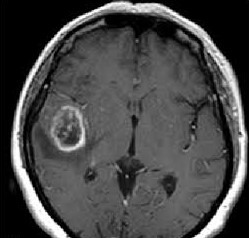
#> input picture Hafta4/test1.jpg, 249 x 238 px, found by its file name
$ jupyter execute --allow-errors 9HaftaOdev.ipynb
#> lines starting #> are read from the running program, lines starting #| are printed output that depends on the picture; after the words box and inside, x2 and y2 are one past the last pixel; in counts of white or black regions, pixels touching at a corner belong together
# 9. hafta ödev
Bu ödevde, COVID-19 BT görüntülerinde U-Net ile segmentasyon yapan tutorial'daki mantığı referans aldık. Ama ödevde model eğitimi yapmadık bunun yerine benzer mantıkla çalışan ve eğitim gerektirmeyen bölge büyütme (region growing) yöntemini tercih ettik.

Bu yöntem ile MR görüntülerindeki tümör bölgesini belirledik ve veri setinde bulunan gerçek maske (ground truth) görüntüleri ile elde edilen segmentasyon maskesini üst üste bindirerek Dice skorunu hesapladık.

Kodlar ve görüntüler aşağı detaylı şekilde verilmiştir.

**Bölge Büyütme (Region Growing):** Kullanıcı bir tohum noktası seçer. Algoritma seçilen noktadan başlar ve benzer piksel değerine sahip komşuları ekleyerek bölgeyi büyütür.

[cell 1]
import cv2
import numpy as np
import matplotlib.pyplot as plt
from google.colab import files
from skimage.segmentation import flood_fill

[cell 2]
#MR görüntüsünü yükle
mr_image = files.upload()
#> the answer given: test1.jpg
mr_dosya = list(mr_image.keys())[0]

[cell 3]
#görüntüyü oku/algıla
mr = cv2.imread(mr_dosya, cv2.IMREAD_GRAYSCALE)
#> mr is the input picture: shape (238, 249); min 0, max 255, mean 71.8
print(f"Görüntü boyutu: {mr.shape}")
#| Görüntü boyutu: (238, 249)

# görüntüyü göster (koordinat belirlemek için gerekli)
plt.figure(figsize=(8, 8))
plt.imshow(mr, cmap='gray')
plt.axis('on')  #koordinat
plt.grid(False)
plt.show()

[cell 4]
# koordinatları girip tohum noktasını belirledik

x = int(input("Tümörün x koordinatı"))
#> the answer given: 3
y = int(input("Tümörün y koordinatı"))
#> the answer given: 3
tohum = (y, x)

print(f" Tohum noktası: ({x}, {y})")

[cell 5]
#Bölge büyütme işlemi
tolerans = 25 #tohum noktasının piksel değerinin 25 üst ya da alt değeri alınır

segmentasyon = flood_fill(mr, tohum, 255, tolerance=tolerans)
segmentasyon = (segmentasyon == 255).astype(np.uint8) * 255
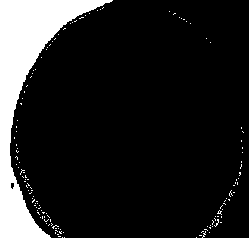
#> segmentasyon: shape (238, 249); 13.4% white; 134 white regions (133 under 20 px), largest, box (x1, y1, x2, y2) and area: (0, 0, 113, 238) 7635

[cell 6]
kernel = np.ones((3,3), np.uint8) #delikli sonuçlar elde edilirse bunu düzeltmek için önce close ile boşlıkları doldur sonra kenarları düzeltmek için open işlemi uygula
segmentasyon = cv2.morphologyEx(segmentasyon, cv2.MORPH_CLOSE, kernel)
#> segmentasyon: shape (238, 249); 13.9% white; 52 white regions (46 under 20 px), largest, box (x1, y1, x2, y2) and area: (0, 0, 113, 238) 7720, (199, 198, 230, 238) 172, (40, 212, 65, 238) 139, (26, 183, 33, 194) 36, (32, 196, 38, 206) 30, (229, 190, 235, 197) 21
segmentasyon = cv2.morphologyEx(segmentasyon, cv2.MORPH_OPEN, kernel)
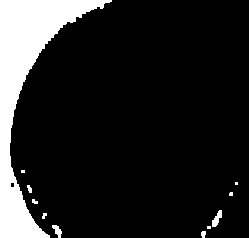
#> segmentasyon: shape (238, 249); 13.5% white; 11 white regions (4 under 20 px), largest, box (x1, y1, x2, y2) and area: (0, 0, 112, 238) 7693, (212, 210, 222, 227) 92, (52, 225, 62, 238) 71

[cell 7]
#  Sonuç
fig, axes = plt.subplots(1, 3, figsize=(15, 5))

axes[0].imshow(mr, cmap='gray')
axes[0].plot(x, y, 'ro', markersize=5)
axes[0].set_title('Tohum noktası')
axes[0].axis('off')

axes[1].imshow(segmentasyon, cmap='gray')
axes[1].set_title('Bölge büyütme')
axes[1].axis('off')

axes[2].imshow(mr, cmap='gray')
axes[2].imshow(segmentasyon, cmap='jet', alpha=0.5)
axes[2].set_title('Üst üste')
axes[2].axis('off')

plt.tight_layout()
plt.show()
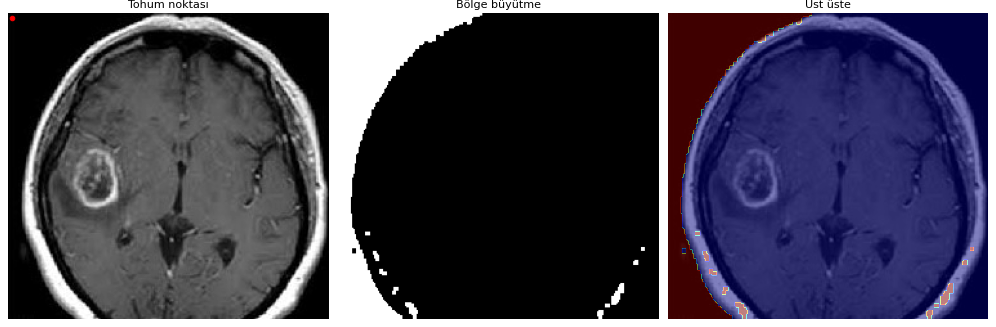
#> figure drawn by matplotlib, 3 panels

Üstteki işlemde verilen koordinatı tohum olarak belirledik ve bölge büyütme ile tümörün tespitini yaptık. Daha sonra orijinal görüntü ile üst üste bindirdik (piksel bazında olmasa bile tümörün ne kadar örtüştüğünü görmek için)

[cell 8]
maske_img = files.upload()
#> the answer given: gliomia.jpg
maske_dosya = list(maske_img.keys())[0]
maske = cv2.imread(maske_dosya, cv2.IMREAD_GRAYSCALE)
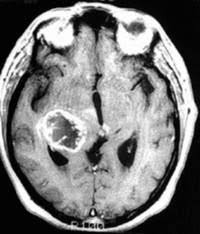
#> input picture Hafta4/gliomia.jpg, 200 x 234 px, found by its file name
#> maske is the input picture: shape (234, 200); min 0, max 255, mean 122.3

maske_binary = (maske > 128).astype(np.uint8) # maskeyi ikilik görüntü yapar
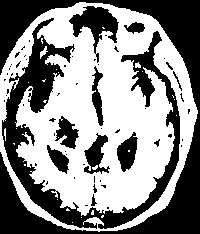
#> maske_binary: shape (234, 200); values 0 (black) and 1 (white), 54.1% white; 60 black regions (47 under 20 px), largest, box (x1, y1, x2, y2) and area: (0, 0, 200, 234) 10172, (2, 18, 180, 229) 7596, (69, 6, 119, 63) 1106
seg_binary = (segmentasyon > 128).astype(np.uint8) # segmente edilmiş görüntüyü ikilik görüntü yapar

#> (the rest of this cell did not finish here and is left out)

Dice değerini 0.8355 olarak hesapladık. Başarılı segmentasyonlar için bu değerin genellikle 0.80 üzerinde olması tercih edilmektedir. Elde ettiğimiz 0.8355 değeri bu kriteri sağladığı için sonucumuzu başarılı ve kabul edilebilir olduğunu düşünüyoruz.

Bu işlemi birkaç görüntü üzerinde uyguladık

[cell 9]
#MR görüntüsünü yükle
mr_image = files.upload()
#> the answer given: gliomia.jpg
mr_dosya = list(mr_image.keys())[0]

[cell 10]
#görüntüyü oku/algıla
mr = cv2.imread(mr_dosya, cv2.IMREAD_GRAYSCALE)
print(f"Görüntü boyutu: {mr.shape}")
#| Görüntü boyutu: (234, 200)

# görüntüyü göster (koordinat belirlemek için gerekli)
plt.figure(figsize=(8, 8))
plt.imshow(mr, cmap='gray')
plt.axis('on')  #koordinat
plt.grid(False)
plt.show()

[cell 11]
# koordinatları girip tohum noktasını belirledik

x = int(input("Tümörün x koordinatı"))
#> the answer given: 3
y = int(input("Tümörün y koordinatı"))
#> the answer given: 3
tohum = (y, x)

print(f" Tohum noktası: ({x}, {y})")

[cell 12]
#Bölge büyütme işlemi
tolerans = 25 #tohum noktasının piksel değerinin 25 üst ya da alt değeri alınır

segmentasyon = flood_fill(mr, tohum, 255, tolerance=tolerans)
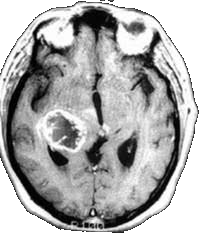
#> segmentasyon: shape (234, 200); min 0, max 255, mean 172.7
segmentasyon = (segmentasyon == 255).astype(np.uint8) * 255
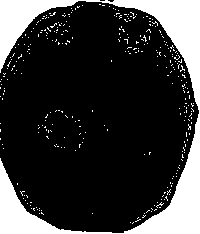
#> segmentasyon: shape (234, 200); 21.7% white; 317 white regions (316 under 20 px), largest, box (x1, y1, x2, y2) and area: (0, 0, 200, 234) 9441

[cell 13]
kernel = np.ones((3,3), np.uint8)
segmentasyon = cv2.morphologyEx(segmentasyon, cv2.MORPH_CLOSE, kernel)
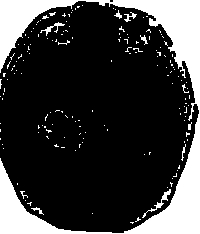
#> segmentasyon: shape (234, 200); 22.8% white; 163 white regions (152 under 20 px), largest, box (x1, y1, x2, y2) and area: (0, 0, 200, 234) 9759, (142, 189, 171, 218) 118, (40, 22, 65, 36) 83
segmentasyon = cv2.morphologyEx(segmentasyon, cv2.MORPH_OPEN, kernel)
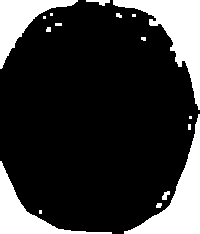
#> segmentasyon: shape (234, 200); 21.1% white; 17 white regions (7 under 20 px), largest, box (x1, y1, x2, y2) and area: (113, 0, 200, 110) 3059, (124, 114, 200, 234) 2804, (0, 161, 112, 234) 1864

[cell 14]
#  Sonuç
fig, axes = plt.subplots(1, 3, figsize=(12, 4))

axes[0].imshow(mr, cmap='gray')
axes[0].plot(x, y, 'ro', markersize=5)
axes[0].set_title('Tohum noktası')
axes[0].axis('off')

axes[1].imshow(segmentasyon, cmap='gray')
axes[1].set_title('Bölge büyütme')
axes[1].axis('off')

axes[2].imshow(mr, cmap='gray')
axes[2].imshow(segmentasyon, cmap='jet', alpha=0.5)
axes[2].set_title('Üst üste')
axes[2].axis('off')

plt.tight_layout()
plt.show()
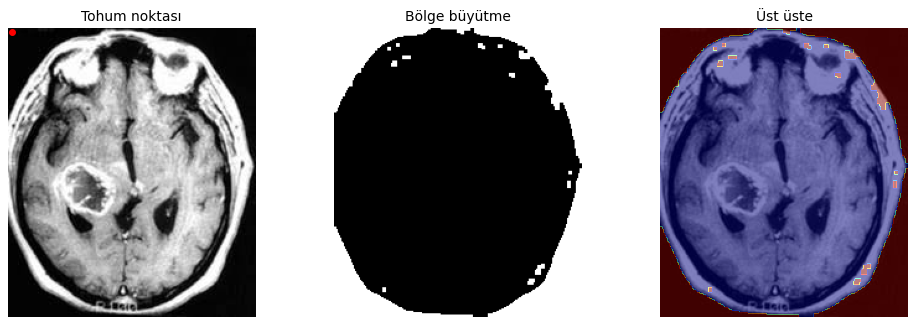
#> figure drawn by matplotlib, 3 panels

[cell 15]
maske_img = files.upload()
#> the answer given: gliomia.jpg
maske_dosya = list(maske_img.keys())[0]
maske = cv2.imread(maske_dosya, cv2.IMREAD_GRAYSCALE)

maske_binary = (maske > 128).astype(np.uint8) # maskeyi ikilik görüntü yapar
seg_binary = (segmentasyon > 128).astype(np.uint8) # segmente edilmiş görüntüyü ikilik görüntü yapar

intersection = np.sum(maske_binary * seg_binary)
#> intersection = 409
dice = (2. * intersection) / (np.sum(maske_binary) + np.sum(seg_binary) + 1e-6)
#> dice = 0.0233

print(f" Dice {dice:.4f}")
#|  Dice 0.0233

fig, axes = plt.subplots(1, 3, figsize=(15, 5))
axes[0].imshow(maske, cmap='gray')
axes[0].set_title('Gerçek Maske')
axes[0].axis('off')
axes[1].imshow(segmentasyon, cmap='gray')
axes[1].set_title('Bölge Büyütme')
axes[1].axis('off')
axes[2].imshow(maske, cmap='gray')
axes[2].imshow(segmentasyon, cmap='jet', alpha=0.5)
axes[2].set_title(f'Üst üste (Dice: {dice:.3f})')
axes[2].axis('off')
plt.show()

[cell 16]
#MR görüntüsünü yükle
mr_image = files.upload()
#> the answer given: gliomia.jpg
mr_dosya = list(mr_image.keys())[0]

mr = cv2.imread(mr_dosya, cv2.IMREAD_GRAYSCALE)
print(f"Görüntü boyutu: {mr.shape}")
#| Görüntü boyutu: (234, 200)

# görüntüyü göster (koordinat belirlemek için gerekli)
plt.figure(figsize=(8, 8))
plt.imshow(mr, cmap='gray')
plt.axis('on')  #koordinat
plt.grid(False)
plt.show()

[cell 17]
x = int(input("Tümörün x koordinatı"))
#> the answer given: 3
y = int(input("Tümörün y koordinatı"))
#> the answer given: 3
tohum = (y, x)

print(f" Tohum noktası: ({x}, {y})")

[cell 18]
#Bölge büyütme işlemi
tolerans = 25 #tohum noktasının piksel değerinin 25 üst ya da alt değeri alınır

segmentasyon = flood_fill(mr, tohum, 255, tolerance=tolerans)
segmentasyon = (segmentasyon == 255).astype(np.uint8) * 255

kernel = np.ones((3,3), np.uint8)
segmentasyon = cv2.morphologyEx(segmentasyon, cv2.MORPH_CLOSE, kernel)
segmentasyon = cv2.morphologyEx(segmentasyon, cv2.MORPH_OPEN, kernel)

[cell 19]
#  Sonuç
fig, axes = plt.subplots(1, 3, figsize=(12, 4))

axes[0].imshow(mr, cmap='gray')
axes[0].plot(x, y, 'ro', markersize=5)
axes[0].set_title('Tohum noktası')
axes[0].axis('off')

axes[1].imshow(segmentasyon, cmap='gray')
axes[1].set_title('Bölge büyütme')
axes[1].axis('off')

axes[2].imshow(mr, cmap='gray')
axes[2].imshow(segmentasyon, cmap='jet', alpha=0.5)
axes[2].set_title('Üst üste')
axes[2].axis('off')

plt.tight_layout()
plt.show()

[cell 20]
maske_img = files.upload()
#> the answer given: gliomia.jpg
maske_dosya = list(maske_img.keys())[0]
maske = cv2.imread(maske_dosya, cv2.IMREAD_GRAYSCALE)

maske_binary = (maske > 128).astype(np.uint8) # maskeyi ikilik görüntü yapar
seg_binary = (segmentasyon > 128).astype(np.uint8) # segmente edilmiş görüntüyü ikilik görüntü yapar

intersection = np.sum(maske_binary * seg_binary)
dice = (2. * intersection) / (np.sum(maske_binary) + np.sum(seg_binary) + 1e-6)

print(f" Dice {dice:.4f}")
#|  Dice 0.0233

fig, axes = plt.subplots(1, 3, figsize=(15, 5))
axes[0].imshow(maske, cmap='gray')
axes[0].set_title('Gerçek Maske')
axes[0].axis('off')
axes[1].imshow(segmentasyon, cmap='gray')
axes[1].set_title('Bölge Büyütme')
axes[1].axis('off')
axes[2].imshow(maske, cmap='gray')
axes[2].imshow(segmentasyon, cmap='jet', alpha=0.5)
axes[2].set_title(f'Üst üste (Dice: {dice:.3f})')
axes[2].axis('off')
plt.show()

Bölge büyütme algoritmasında en önemli parametrelerden biri tolerans değeridir. Bu parametrenin segmentasyon başarısına etkisini göstermek amacıyla aynı görüntü üzerinde iki farklı tolerans değeri sonucunu inceledik.

**TOLERANS DEĞERİ: 50**

[cell 21]
mr_image = files.upload()
#> the answer given: gliomia.jpg
mr_dosya = list(mr_image.keys())[0]

mr = cv2.imread(mr_dosya, cv2.IMREAD_GRAYSCALE)
print(f"Görüntü boyutu: {mr.shape}")
#| Görüntü boyutu: (234, 200)
